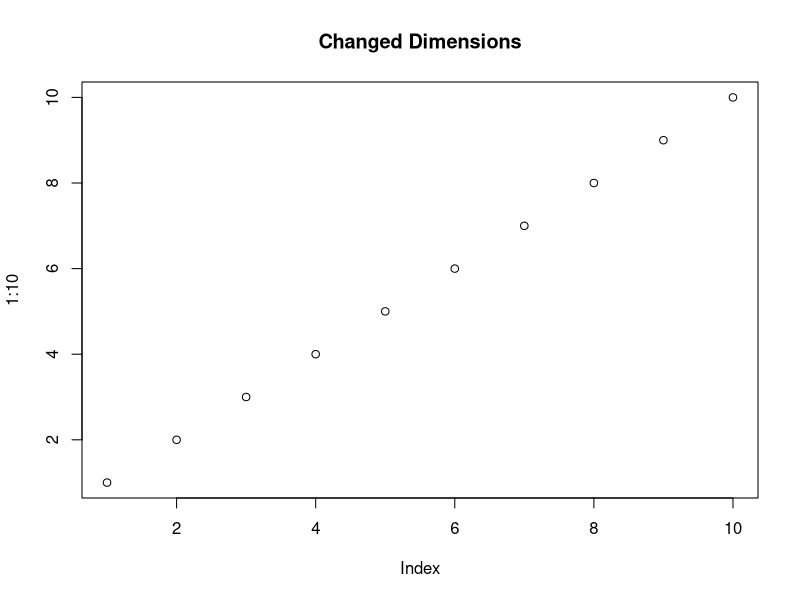

Generate this figure with R:
## ---- chunk 1
plot(1:10, main = 'Changed Dimensions')
